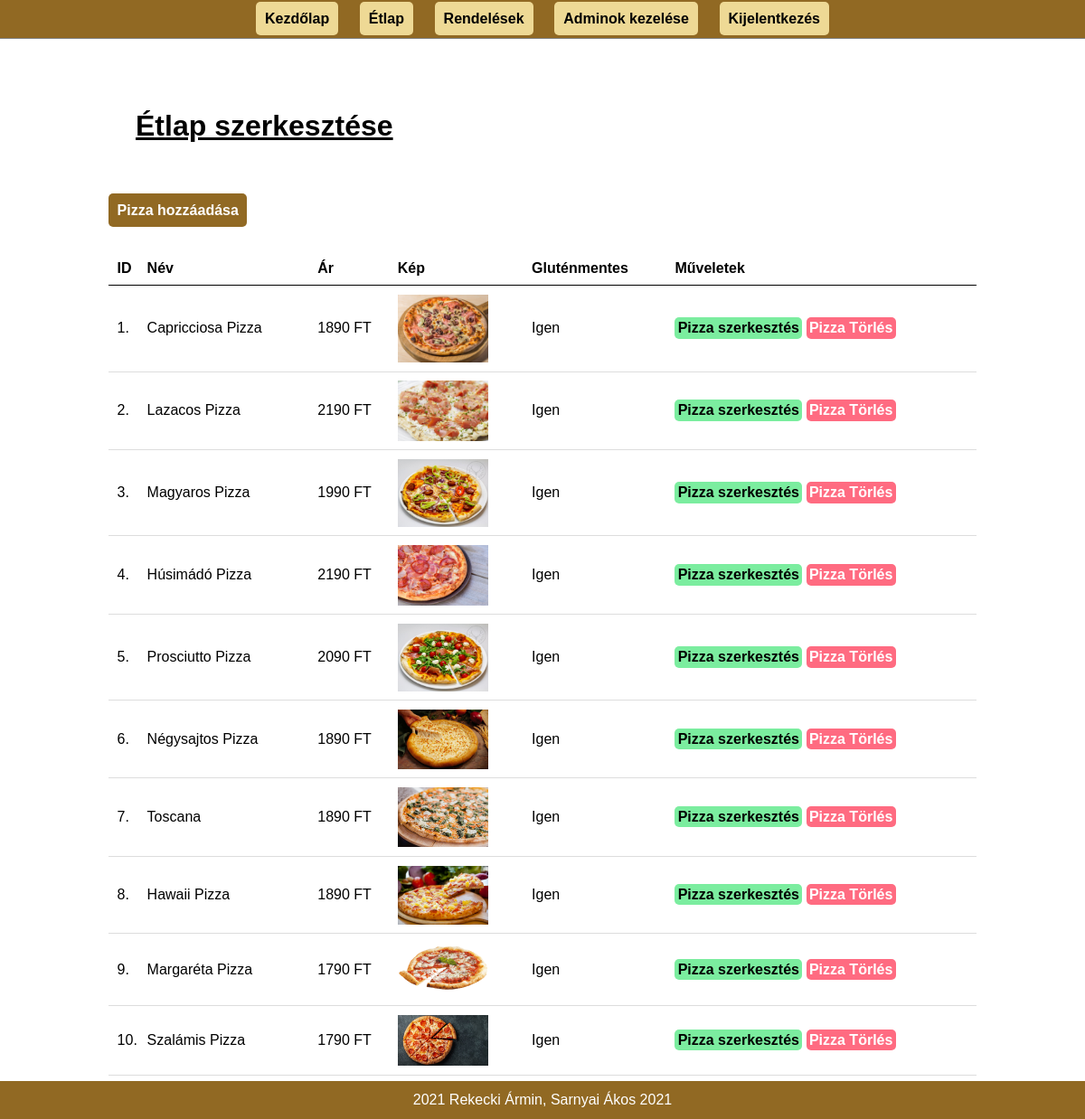
/admin/manage-food.php (signed in), run on the app's committed database.
### tables this page shows
CREATE TABLE `tbl_food` (
  `id` int(10) UNSIGNED NOT NULL,
  `title` varchar(100) NOT NULL,
  `description` text NOT NULL,
  `price` decimal(10,0) NOT NULL,
  `image_name` varchar(255) NOT NULL,
  `glutenfree` varchar(10) NOT NULL
);

### admin/manage-food.php (the view, shortened to what this page needs)
<?php include('partials/menu.php'); ?>
<div class="main-content">
    <div class="wrapper">
        <h1>Étlap szerkesztése</h1>
        <br /><br />
        <a href="<?php echo SITEURL; ?>admin/add-food.php" class="btn-primary">Pizza hozzáadása</a>
        <br /><br /><br />
            <table class="tbl-full">
                <tr>
                    <th>ID</th>
                    <th>Név</th>
                    <th>Ár</th>
                    <th>Kép</th>
                    <th>Gluténmentes</th>
                    <th>Műveletek</th>
                </tr>
                <?php
                    $sql = "SELECT * FROM tbl_food";
                    $res = mysqli_query($conn, $sql);
                    $count = mysqli_num_rows($res);
                    $sn=1;
                    if($count>0) {
                        while($row=mysqli_fetch_assoc($res)) {
                            $id = $row['id'];
                            $title = $row['title'];
                            $price = $row['price'];
                            $image_name = $row['image_name'];
                            $glutenfree = $row['glutenfree'];
                ?>
                <tr>
                    <td><?php echo $sn++; ?>. </td>
                    <td><?php echo $title; ?></td>
                    <td><?php echo $price; ?> FT</td>
                    <td>
                    <?php
                        if($image_name=="") {
                            echo "<div class='error'>Kép hozzáadás sikertelen!</div>";
                        } else {
                    ?>
                    <img src="<?php echo SITEURL; ?>images/food/<?php echo $image_name; ?>" width="100px">
                    <?php
                        }
                    ?>
                    </td>
                    <td><?php echo $glutenfree; ?></td>
                    <td>
                        <a href="<?php echo SITEURL; ?>admin/update-food.php?id=<?php echo $id; ?>" class="btn-secondary">Pizza szerkesztés</a>
                        <a href="<?php echo SITEURL; ?>admin/delete-food.php?id=<?php echo $id; ?>&image_name=<?php echo $image_name; ?>" class="btn-danger">Pizza Törlés</a>
                    </td>
                </tr>
                <?php
                    }
                } else {
                            echo "<tr> <td colspan='7' class='error'> Pizza nincs hozzáadva! </td> </tr>";
                }
                ?>
                </table>
    </div>
</div>
<?php include('partials/footer.php'); ?>

### admin/partials/menu.php (shortened to what this page needs)
<html>
    <head>
        <link rel="stylesheet" href="../css/admin.css">
    </head>
    <body>
        <div class="menu text-center">
            <div class="wrapper">
                <ul>
                    <li><a href="index.php">Kezdőlap</a></li>
                    <li><a href="manage-food.php">Étlap</a></li>
                    <li><a href="manage-order.php">Rendelések</a></li>
                    <li><a href="manage-admin.php">Adminok kezelése</a></li>
                    <li><a href="logout.php">Kijelentkezés</a></li>
                </ul>
            </div>
        </div>

### admin/partials/footer.php
    <div class="footer">
        <div class="wrapper">
            <p class="text-center"><?php echo date("Y"); ?> Rekecki Ármin, Sarnyai Ákos 2021</a></p>
        </div>
    </div>
    </body>
</html>

### css/admin.css (style rules this page uses)
* { margin: 0; padding: 0; font-family: Arial, Helvetica, sans-serif; }
.wrapper { padding: 1%; width: 80%; margin: 0 auto; }
.text-center { text-align: center; }
h1 { margin: 30px; text-decoration: underline; }
.tbl-full { width: 100%; }
table { border-collapse: collapse; width: 100%; }
th, td { padding: 8px; text-align: left; border-bottom: 1px solid #ddd; }
table tr th { border-bottom: 1px solid black; padding: 1%; text-align: left; }
table tr td { padding: 1%; }
.btn-primary { background-color: rgb(145, 105, 35); border-radius: 5px; padding: 1%; color: white; text-decoration: none; font-weight: bold; }
.btn-secondary { background-color: #7bed9f; padding: 1%; border-radius: 5px; color: black; text-decoration: none; font-weight: bold; }
.btn-danger { background-color: #ff6b81; padding: 1%; border-radius: 5px; color: white; text-decoration: none; font-weight: bold; }
.menu { border-bottom: 1px solid grey; background-color: rgb(145, 105, 35); }
.menu ul { list-style-type: none; }
.menu ul li { display: inline; padding: 1%; }
.menu ul li a { text-decoration: none; font-weight: bold; color: black; border-radius: 5px; background-color: #eed995; padding: 10px; }
.main-content { background-color: white; padding: 3% 0; }
.footer { background-color: rgb(145, 105, 35); color: white; position: fixed; left: 0; bottom: 0; width: 100%; text-align: center; }

### data on the page
tbl_food: title "Capricciosa Pizza", price "1890", image_name (picture), glutenfree "Igen"
tbl_food: title "Lazacos Pizza", price "2190", image_name (picture), glutenfree "Igen"
tbl_food: title "Magyaros Pizza", price "1990", image_name (picture), glutenfree "Igen"
tbl_food: title "Húsimádó Pizza", price "2190", image_name (picture), glutenfree "Igen"
tbl_food: title "Prosciutto Pizza", price "2090", image_name (picture), glutenfree "Igen"
tbl_food: title "Négysajtos Pizza", price "1890", image_name (picture), glutenfree "Igen"
tbl_food: title "Toscana", price "1890", image_name (picture), glutenfree "Igen"
tbl_food: title "Hawaii Pizza", price "1890", image_name (picture), glutenfree "Igen"
tbl_food: title "Margaréta Pizza", price "1790", image_name (picture), glutenfree "Igen"
tbl_food: title "Szalámis Pizza", price "1790", image_name (picture), glutenfree "Igen"
